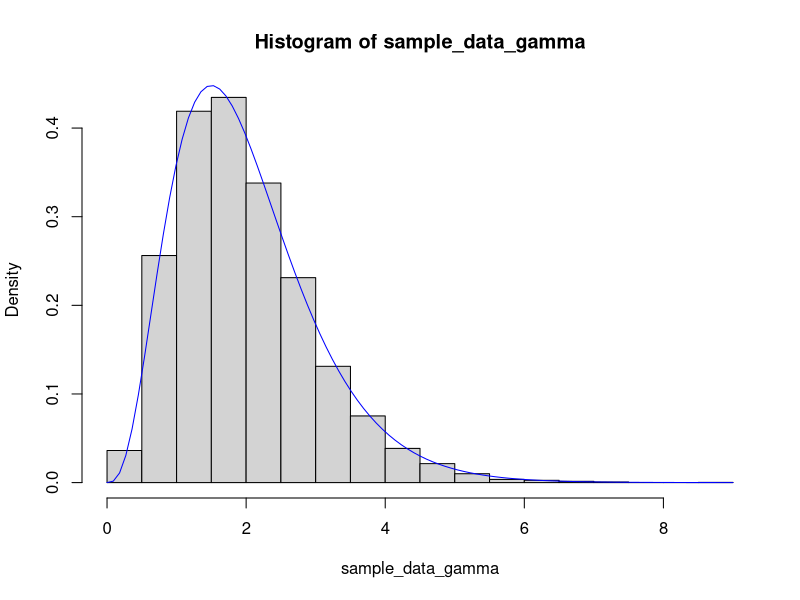
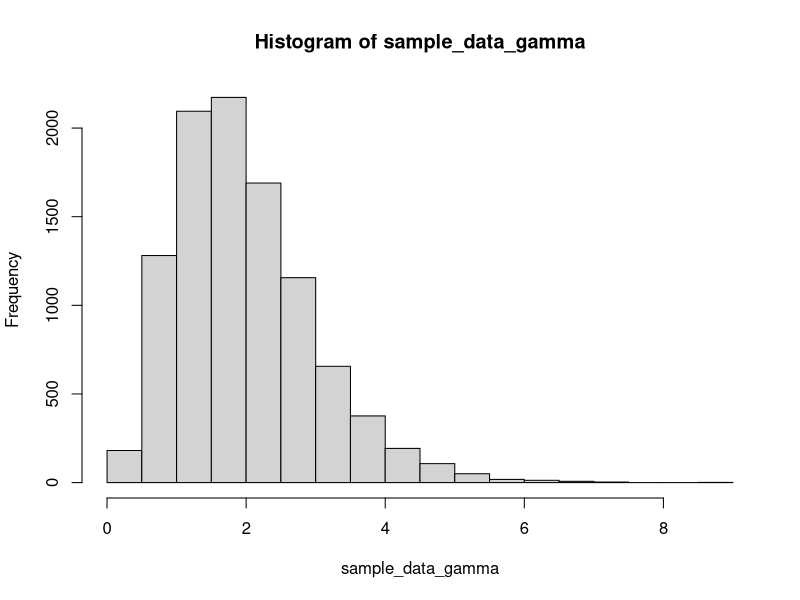
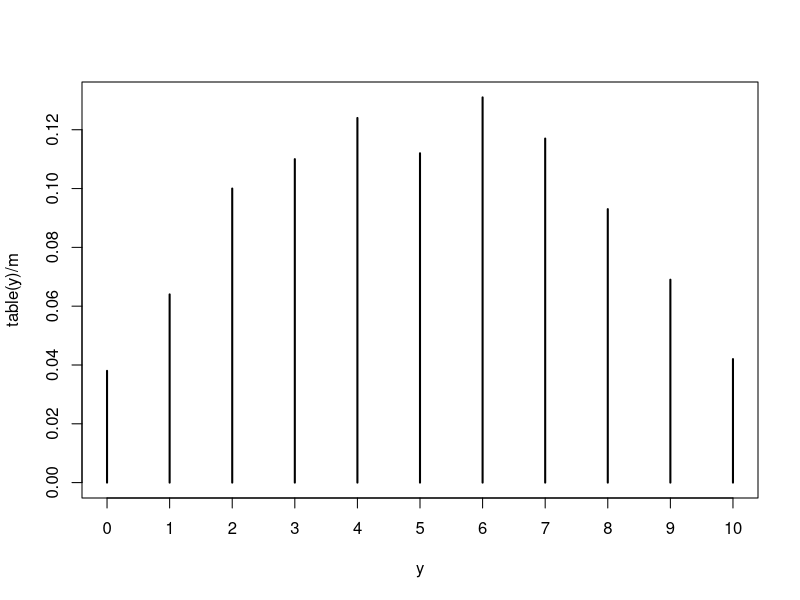
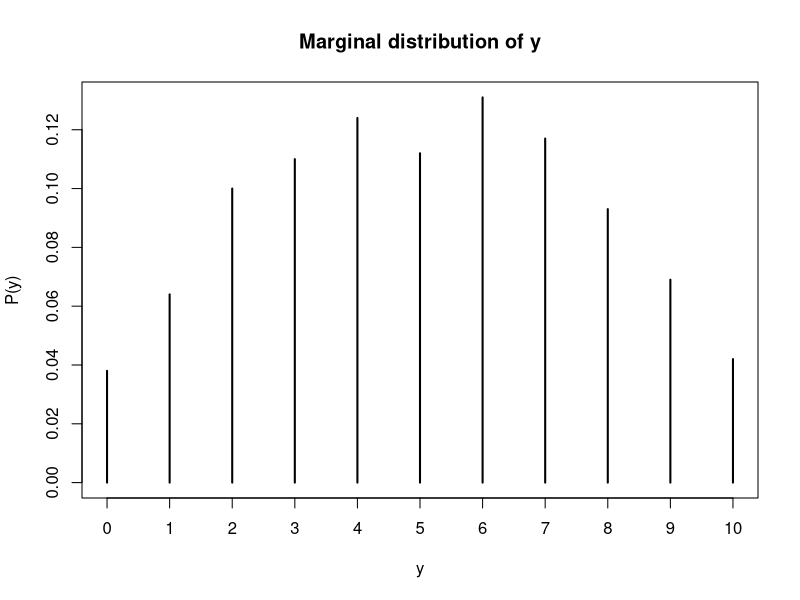
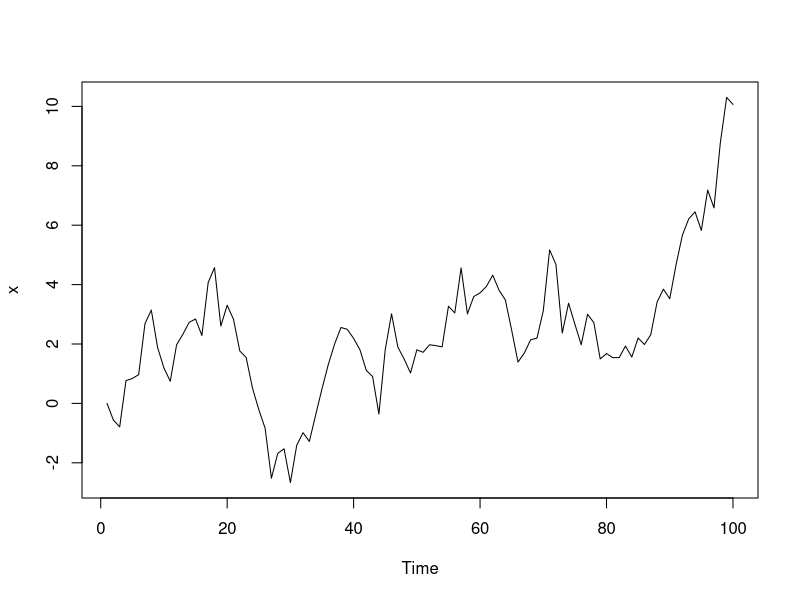

Write the R code that produced these figures, in order.
## ---- chunk 1
sample_data_gamma<-rgamma(10000,4,2)
mean(sample_data_gamma)
var(sample_data_gamma)
## ---- chunk 2
set.seed(123)
mean_c<-c()
for(i in 1:10)
{mean_c[i]<-mean(rgamma(1000,4,2))}
var(mean_c)
## ---- chunk 3
set.seed(123)
sample_data_gamma<-rgamma(10000,4,2)

hist(sample_data_gamma, freq=FALSE)
curve(dgamma(x=x, shape=4, rate=2), col="blue", add=TRUE)

var(sample_data_gamma)
sqrt(var(sample_data_gamma))
sd(sample_data_gamma) 
sd(sample_data_gamma) / sqrt(10000)
## ---- chunk 4
hist(sample_data_gamma)
se = sd(sample_data_gamma<5) / sqrt(10000)
se
## ---- chunk 5
sample_data<-rbeta(1000,5,3)
mean(sample_data/(1-sample_data))
## ---- chunk 6
mean((sample_data/(1-sample_data))>1)
## ---- chunk 7
sample_data2<-rnorm(10000,0,1)
quantile(sample_data2,0.3)
qnorm(0.3)
pnorm(-0.52)
## ---- chunk 8
m=1000

y=numeric(m)
phi=numeric(m)

for (i in 1:m)
{
  phi[i]=rbeta(1,shape1=2,shape2 = 2)
  y[i]=rbinom(1,size=10,prob = phi[i])
}

# we can use vector method

phi=rbeta(m,shape1 = 2,shape2 = 2)
y=rbinom(m,size=10,prob = phi)
table(y)/m

# The marginal distribution of y
plot(table(y)/m)

# Another way to plot 
plot(prop.table(table(y)), ylab="P(y)", main="Marginal distribution of y")

# the marginal expected value of y
mean(y)

## ---- chunk 9
set.seed(123)
n=100
x=numeric(n)

for(i in 2:n)
{x[i]=rnorm(1,mean=x[i-1],1)}

plot.ts(x)
